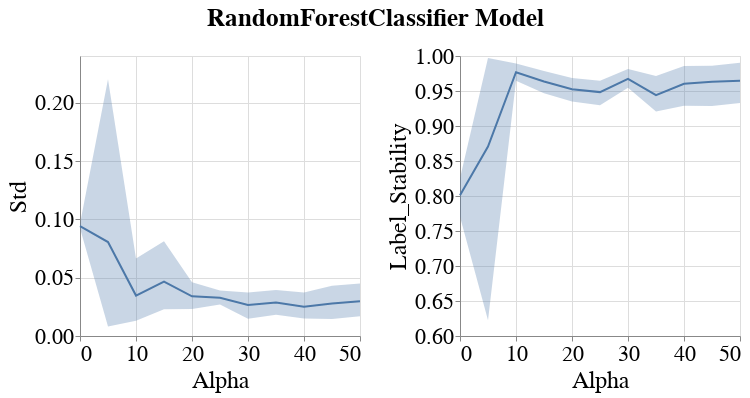

The code cell stored with this chart in its notebook:
### Code cell
visualizer.create_subgroup_metrics_line_band_plot(model_name=MODEL_NAMES[0],
                                                  subgroup_metrics=['Std', 'Label_Stability'],
                                                  subgroup='sex_dis')
